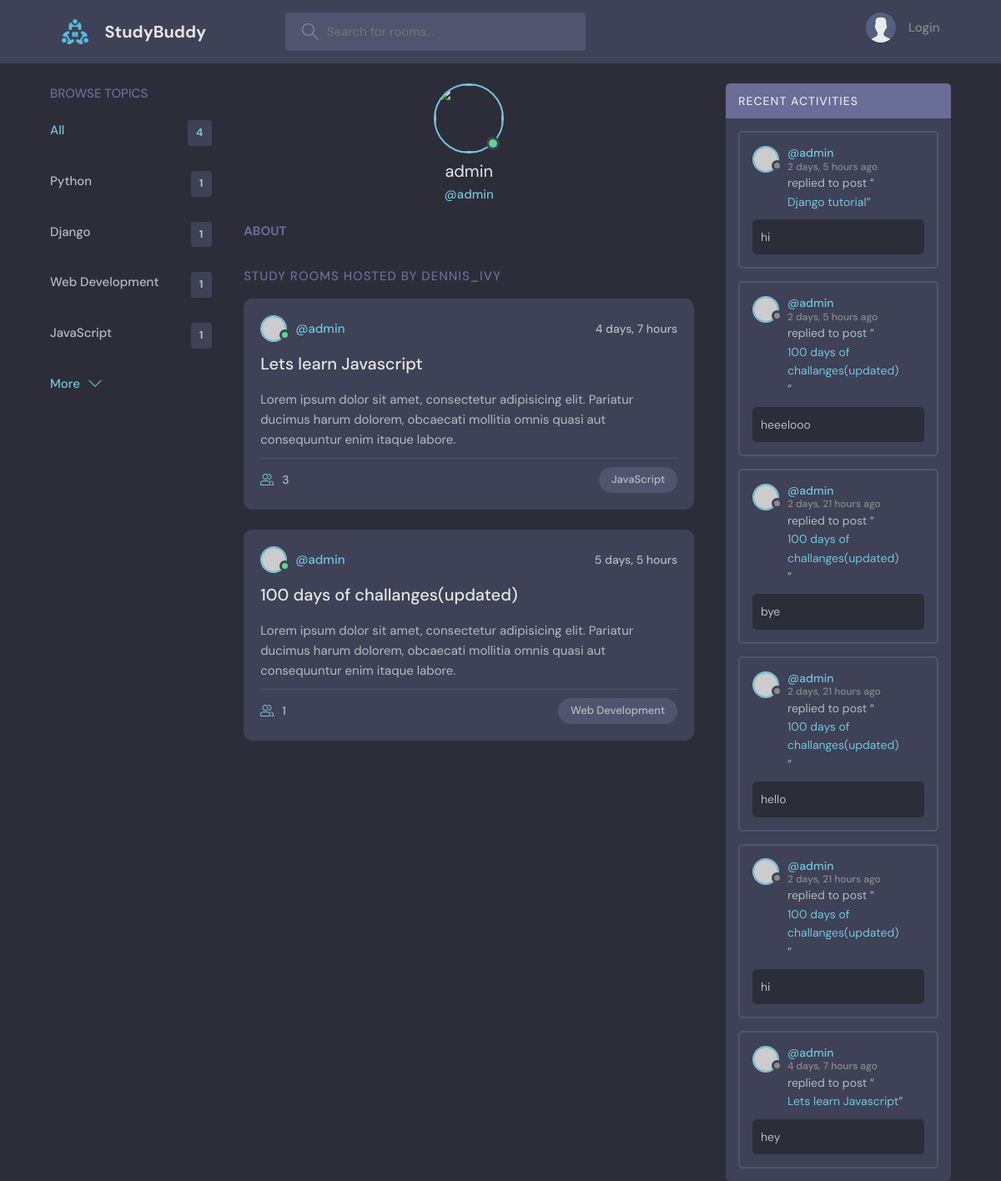
The app's page /profile/1/, older data.
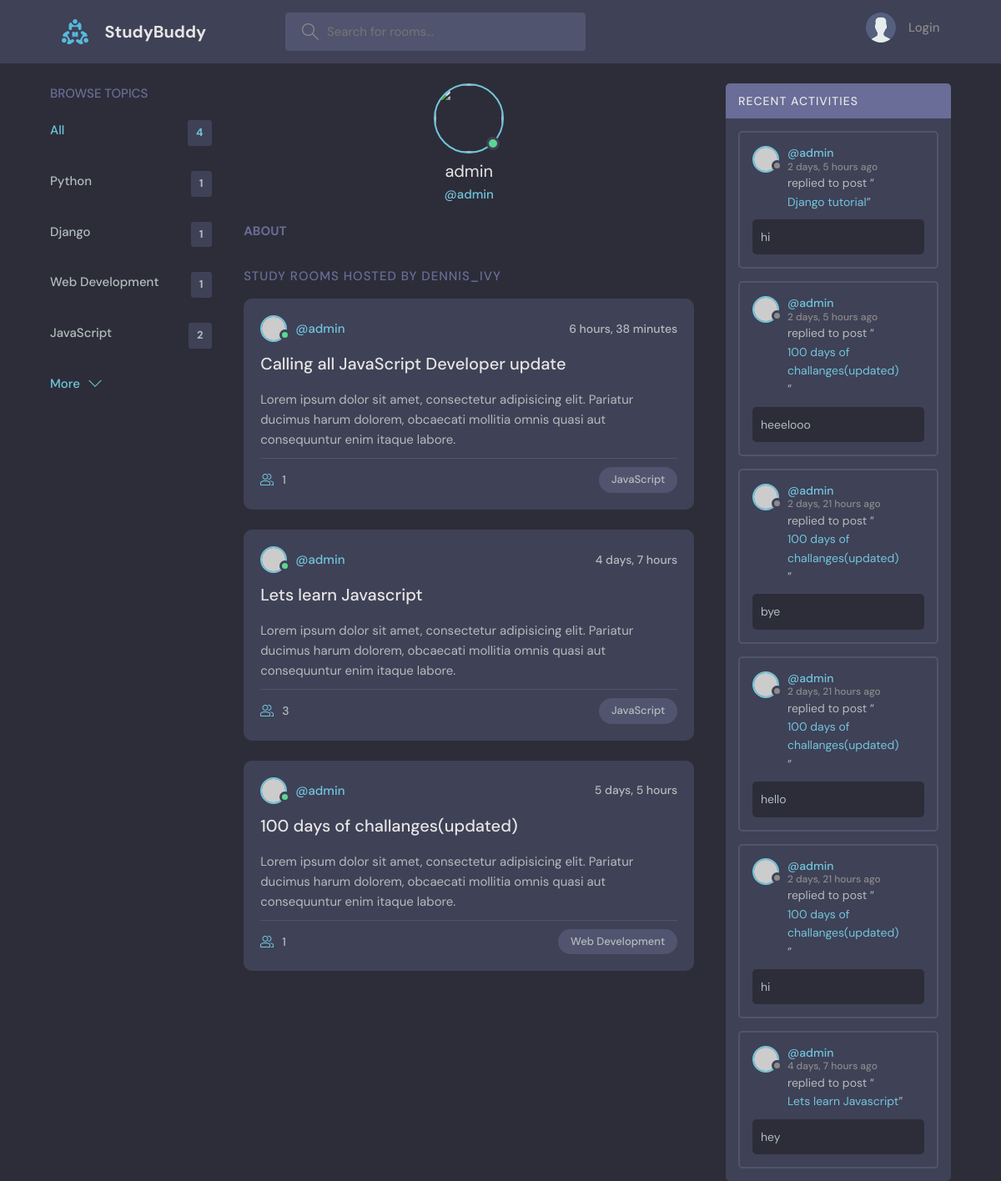
The same page, newer data.
### base/models.py (models this page shows, shortened)
class Topic(models.Model):
    name = models.CharField(max_length=200)

class Room(models.Model):
    host = models.ForeignKey(User, on_delete=models.SET_NULL,   null=True)
    topic = models.ForeignKey(Topic, on_delete=models.SET_NULL, null = True)
    name = models.CharField(max_length=200)
    description = models.TextField(null=True, blank=True)
    perticipants = models.ManyToManyField(User, related_name='participants', blank=True)
    updated = models.DateTimeField(auto_now=True)
    created = models.DateTimeField(auto_now_add=True)
    class Meta:
        ordering = ['-updated', '-created']
    def __str__(self):
        return self.name

class Message(models.Model):
    user = models.ForeignKey(User, on_delete=models.CASCADE)
    room = models.ForeignKey(Room, on_delete=models.CASCADE)
    body = models.TextField()
    updated = models.DateTimeField(auto_now=True)
    created = models.DateTimeField(auto_now_add=True)
    class Meta:
        ordering = ['-updated', '-created']

### base/views.py (the view)
# urls.py: path('profile/<str:pk>/', views.userProfile, name='user-profile'),
def userProfile(request, pk):
    user = User.objects.get(id=pk)
    rooms = user.room_set.all()
    room_messages = user.message_set.all()
    topics = Topic.objects.all()
    context = {'user':user, 'rooms':rooms, 'room_messages': room_messages, 'topics':topics}
    return render(request, 'base/profile.html', context)

### base/templates/base/profile.html (shortened to what this page needs)
{% extends 'main.html' %}
{% block content %}
<main class="profile-page layout layout--3">
  <div class="container">
    {% include 'base/topics_component.html' %}
    <div class="roomList">
      <div class="profile">
        <div class="profile__avatar">
          <div class="avatar avatar--large active">
            <img src="{{user.avatar.url}}" />
          </div>
        </div>
        <div class="profile__info">
          <h3>{{user.username}}</h3>
          <p>@{{user.username}}</p>
        </div>
        <div class="profile__about">
          <h3>About</h3>
        </div>
      </div>
      <div class="roomList__header">
        <div>
          <h2>Study Rooms Hosted by dennis_ivy</a>
          </h2>
        </div>
      </div>
      {% include 'base/feed_component.html' %}
    </div>
    {% include 'base/activity_component.html' %}
  </div>
</main>
{% endblock content %}

### base/templates/base/topics_component.html
<div class="topics">
  <div class="topics__header">
    <h2>Browse Topics</h2>
  </div>
  <ul class="topics__list">
    <li>
      <a href="{% url 'home' %}" class="active">All <span>{{topics.count}}</span></a>
    </li>
    {% for topic in topics %}
      <li>
        <a href="{% url 'home' %}?q={{topic.name}}"> {{topic.name}} <span>{{topic.room_set.all.count}}</span></a>
      </li>
    {% endfor %}
  </ul>
  <a class="btn btn--link" href="topics.html">
    More
    <svg version="1.1" xmlns="http://www.w3.org/2000/svg" width="32" height="32" viewBox="0 0 32 32">
      <title>chevron-down</title>
      <path d="M16 21l-13-13h-3l16 16 16-16h-3l-13 13z"></path>
    </svg>
  </a>
</div>

### base/templates/base/feed_component.html (shortened to what this page needs)
{% for room in rooms %}
<div class="roomListRoom">
  <div class="roomListRoom__header">
    <a href="{% url 'user-profile' 1 %}" class="roomListRoom__author">
      <div class="avatar avatar--small active">
        <img src="https://randomuser.me/api/portraits/men/11.jpg" />
      </div>
      <span>@{{ room.host.username }}</span>
    </a>
    <div class="roomListRoom__actions">
      <span>{{ room.created|timesince }}</span>
    </div>
  </div>
  <div class="roomListRoom__content">
    <a href="{% url 'room' room.id %}">{{ room.name }}</a>
    <p>
      Lorem ipsum dolor sit amet, consectetur adipisicing elit. Pariatur ducimus harum dolorem, obcaecati
      mollitia omnis quasi aut consequuntur enim itaque labore.
    </p>
  </div>
  <div class="roomListRoom__meta">
    <a class="roomListRoom__joined">
      {{room.perticipants.all.count}}
    </a>
    <p class="roomListRoom__topic">{{room.topic.name}}</p>
  </div>
</div>
{% endfor %}

### base/templates/base/activity_component.html (shortened to what this page needs)
<div class="activities">
  <div class="activities__header">
    <h2>Recent Activities</h2>
  </div>
  {% for message in  room_messages %}
  <div class="activities__box">
    <div class="activities__boxHeader roomListRoom__header">
      <a href="{% url 'user-profile' message.user.id %}" class="roomListRoom__author">
        <div class="avatar avatar--small">
          <img src="https://randomuser.me/api/portraits/women/11.jpg" />
        </div>
        <p>
          @{{message.user}}
          <span>{{message.created|timesince}} ago</span>
        </p>
      </a>
    </div>
    <div class="activities__boxContent">
      <p>replied to post “<a href="{% url 'room' message.room.id %}">{{message.room}}</a>”</p>
      <div class="activities__boxRoomContent">
        {{message.body}}
      </div>
    </div>
  </div>
  {% endfor %}
</div>

Row changes from the older to the newer data that the page shows:
computed for Topic "JavaScript": room_set.all.count "1" → "2"
added Room: host.username "admin", created "6 hours, 38 minutes", name "Calling all JavaScript Developer update", perticipants.all.count "1", topic.name "JavaScript"
